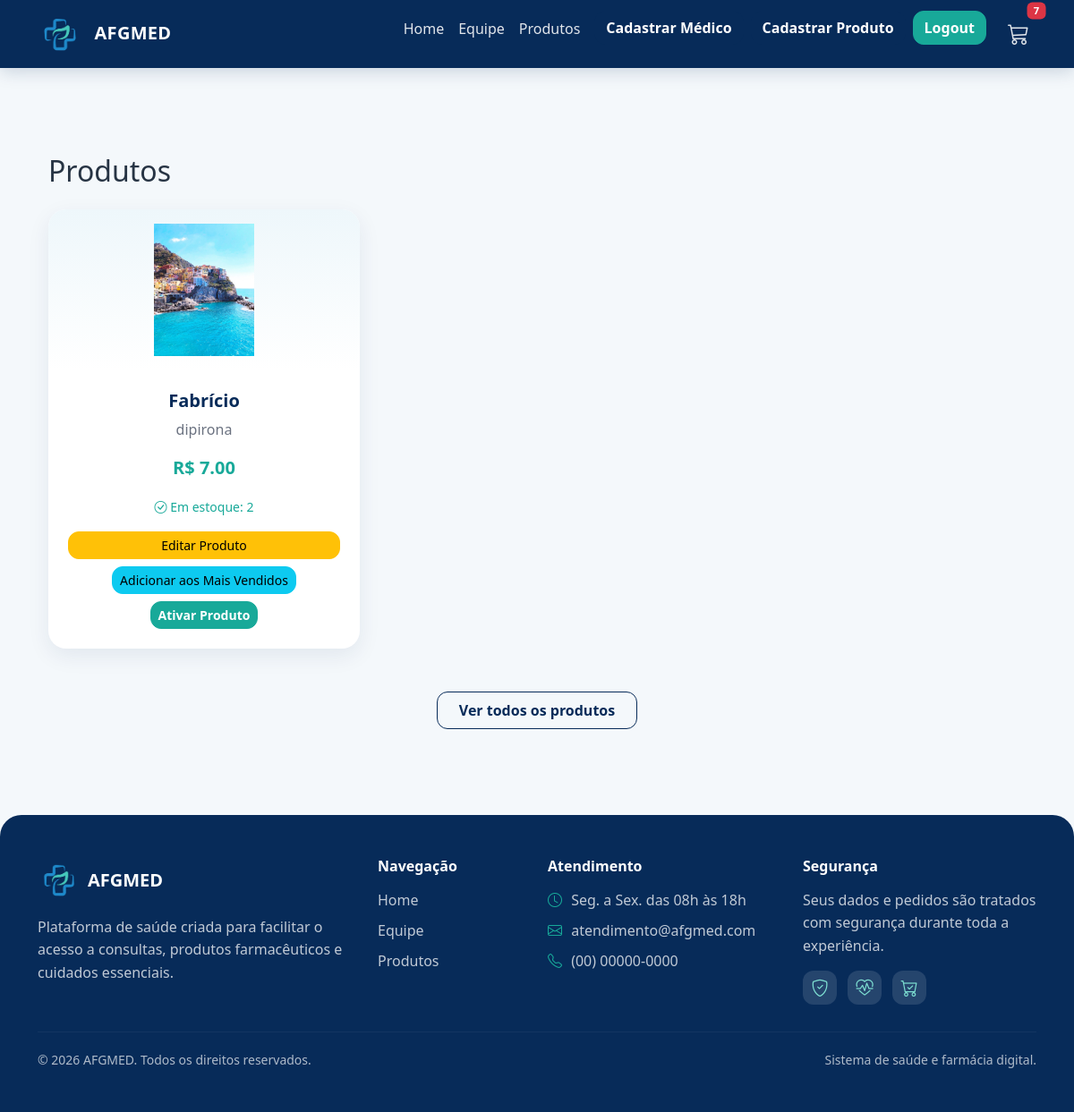
Before: /produtos (signed in) with the older database file.
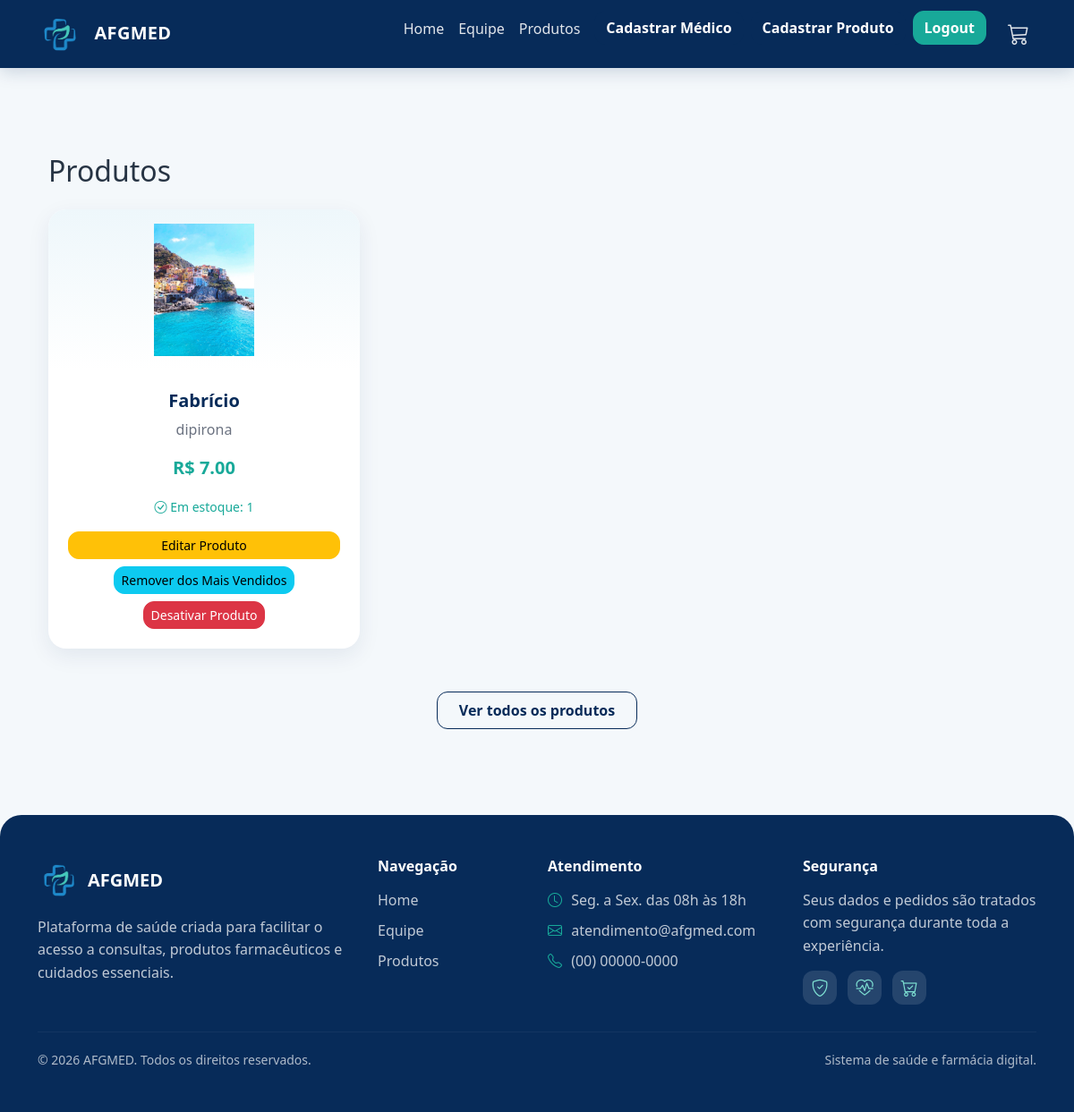
After: the same page with the newer database file.
### projetoafgmed/models.py (models this page shows)
class Produto(database.Model):
    id = database.Column(database.Integer, primary_key=True)
    nome = database.Column(database.String, nullable=False)
    descricao = database.Column(database.String)
    preco = database.Column(database.Float, nullable=False)
    estoque = database.Column(database.Integer, default=0)
    foto = database.Column(database.String, default="default.jpg")
    ativo = database.Column(database.Boolean, default=True, nullable=False)
    destaque_home = database.Column(database.Boolean, default=False, nullable=False)
    data_criacao = database.Column(database.DateTime, nullable=False, default=datetime.utcnow)

### projetoafgmed/routes.py (the view)
@app.route("/produtos")
@login_required
def produtos():
    return render_template("produtos.html", produtos=Produto.query.all())

### projetoafgmed/models.py (called while the page is built)
@login_manager.user_loader
def load_usuario(id_usuario):
    return Usuario.query.get(int(id_usuario))

### projetoafgmed/routes.py (called while the page is built, shortened)
@app.context_processor
def carrinho_global():
    if current_user.is_authenticated:
        carrinho = Carrinho.query.filter_by(
            id_usuario=current_user.id,
            status="ativo"
        ).first()
        itens = carrinho.itens if carrinho else []
        total = sum(item.quantidade * item.preco_unitario for item in itens)
        quantidade = sum(item.quantidade for item in itens)
        return {
            "carrinho": carrinho,
            "itens_carrinho": itens,
            "total_carrinho": total,
            "quantidade_carrinho": quantidade
        }

### projetoafgmed/templates/produtos.html (shortened to what this page needs)
{% extends "base.html" %}
{% block content %}
<div class="container py-5">
    <h2 class="mb-4">Produtos</h2>
    <div class="row row-cols-1 row-cols-md-3 g-4">
        {% for produto in produtos %}
        <div class="col">
            <div class="card h-100 text-center shadow-sm">
                <img src="{{ url_for('static', filename='fotos_produtos/' + produto.foto) }}"
                     class="card-img-top p-3"
                     style="height:180px; object-fit:contain;"
                     alt="{{ produto.nome }}">
                <div class="card-body d-flex flex-column">
                    <h5 class="card-title fw-bold">{{ produto.nome }}</h5>
                    <p class="card-text text-truncate text-muted">{{ produto.descricao }}</p>
                    <p class="fw-bold text-success fs-5">R$ {{ '%.2f' % produto.preco }}</p>
                    <p class="mb-3">
                        {% if produto.estoque > 0 %}
                        <small class="text-success"><i class="bi bi-check-circle"></i> Em estoque: {{ produto.estoque }}</small>
                        {% else %}
                        <small class="text-danger"><i class="bi bi-x-circle"></i> Produto indisponível</small>
                        {% endif %}
                    </p>
                    {% if current_user.is_admin %}
                    <div class="mt-auto d-grid gap-2">
                        <a href="{{ url_for('editar_produto', id_produto=produto.id) }}" class="btn btn-sm btn-warning">
                            Editar Produto
                        </a>
                        <form action="{{ url_for('alternar_destaque_produto', id_produto=produto.id) }}" method="post">
                            <button type="submit" class="btn btn-sm btn-info">
                                {% if produto.destaque_home %}Remover dos Mais Vendidos{% else %}Adicionar aos Mais Vendidos{% endif %}
                            </button>
                        </form>
                        {% if produto.ativo %}
                        <form action="{{ url_for('desativar_produto', id_produto=produto.id) }}" method="post">
                            <button type="submit" class="btn btn-sm btn-danger">Desativar Produto</button>
                        </form>
                        {% else %}
                        <form action="{{ url_for('ativar_produto', id_produto=produto.id) }}" method="post">
                            <button type="submit" class="btn btn-sm btn-success">Ativar Produto</button>
                        </form>
                        {% endif %}
                    </div>
                    {% endif %}
                </div>
            </div>
        </div>
        {% endfor %}
    </div>
    <div class="text-center mt-5">
        <a href="{{ url_for('produtos') }}" class="btn btn-outline-primary px-4 py-2 fw-bold">
            Ver todos os produtos
        </a>
    </div>
</div>
{% endblock %}

### projetoafgmed/templates/base.html (shortened to what this page needs)
<!DOCTYPE html>
<html lang="pt-br">
<head>
    <link href="https://cdn.jsdelivr.net/npm/bootstrap@5.3.8/dist/css/bootstrap.min.css" rel="stylesheet">
    <link rel="stylesheet" href="https://cdn.jsdelivr.net/npm/bootstrap-icons@1.11.3/font/bootstrap-icons.css">
    <link rel="stylesheet" href="{{ url_for('static', filename='css/style.css') }}">
</head>
<body>
<nav class="navbar navbar-expand-lg navbar-dark bg-dark">
    <div class="container">
        <a class="navbar-brand" href="{{ url_for('homepage') }}">
            <img src="{{ url_for('static', filename='imagens/logo.jpg') }}" alt="Logo" width="50" class="me-2">
            AFGMED
        </a>
        <div class="collapse navbar-collapse" id="navbarNav">
            <ul class="navbar-nav ms-auto">
                <li class="nav-item">
                    <a class="nav-link" href="{{ url_for('homepage') }}">Home</a>
                </li>
                <li class="nav-item">
                    <a class="nav-link" href="{{ url_for('medicos') }}">Equipe</a>
                </li>
                <li class="nav-item">
                    <a class="nav-link" href="{{ url_for('produtos') }}">Produtos</a>
                </li>
                {% if current_user.is_authenticated %}
                    {% if current_user.is_admin %}
                        <li class="nav-item ms-2">
                            <a class="btn btn-primary" href="{{ url_for('cadastro_medico') }}">Cadastrar Médico</a>
                        </li>
                        <li class="nav-item ms-2">
                            <a class="btn btn-primary" href="{{ url_for('cadastro_produto') }}">Cadastrar Produto</a>
                        </li>
                    {% endif %}
                    <li class="nav-item ms-2">
                        <a class="btn btn-success" href="{{ url_for('logout') }}">Logout</a>
                    </li>
                {% endif %}
                <li class="nav-item position-relative ms-3">
                    <a class="nav-link" href="#" data-bs-toggle="offcanvas" data-bs-target="#carrinhoLateral" aria-controls="carrinhoLateral">
                        <i class="bi bi-cart3" style="font-size: 1.5rem;"></i>
                        {% if carrinho %}
                            <span class="badge bg-danger position-absolute top-0 start-100 translate-middle">
                                {{ quantidade_carrinho }}
                            </span>
                        {% endif %}
                    </a>
                </li>
            </ul>
        </div>
    </div>
</nav>
<main class="container mt-5">
    {% block content %}{% endblock %}
</main>
<footer class="footer-afg mt-5">
    <div class="container py-5">
        <div class="row g-4">
            <div class="col-md-4">
                <div class="d-flex align-items-center mb-3">
                    <img src="{{ url_for('static', filename='imagens/logo.jpg') }}"
                         alt="Logo AFGMED"
                         width="48"
                         class="footer-logo me-2">
                    <h5 class="mb-0 fw-bold">AFGMED</h5>
                </div>
                <p class="footer-text">
                    Plataforma de saúde criada para facilitar o acesso a consultas,
                    produtos farmacêuticos e cuidados essenciais.
                </p>
            </div>
            <div class="col-md-2">
                <h6 class="footer-title">Navegação</h6>
                <ul class="footer-links">
                    <li><a href="{{ url_for('homepage') }}">Home</a></li>
                    <li><a href="{{ url_for('medicos') }}">Equipe</a></li>
                    <li><a href="{{ url_for('produtos') }}">Produtos</a></li>
                </ul>
            </div>
            <div class="col-md-3">
                <h6 class="footer-title">Atendimento</h6>
                <ul class="footer-links">
                    <li><i class="bi bi-clock"></i> Seg. a Sex. das 08h às 18h</li>
                    <li><i class="bi bi-envelope"></i> atendimento@afgmed.com</li>
                    <li><i class="bi bi-telephone"></i> (00) 00000-0000</li>
                </ul>
            </div>
            <div class="col-md-3">
                <h6 class="footer-title">Segurança</h6>
                <p class="footer-text">
                    Seus dados e pedidos são tratados com segurança durante toda a experiência.
                </p>
                <div class="footer-icons">
                    <i class="bi bi-shield-check"></i>
                    <i class="bi bi-heart-pulse"></i>
                    <i class="bi bi-cart-check"></i>
                </div>
            </div>
        </div>
        <hr class="footer-line">
        <div class="d-flex flex-column flex-md-row justify-content-between align-items-center gap-2">
            <small>© 2026 AFGMED. Todos os direitos reservados.</small>
            <small>Sistema de saúde e farmácia digital.</small>
        </div>
    </div>
</footer>
</body>
</html>

### projetoafgmed/static/css/style.css (style rules this page uses)
body { background: #f4f8fb; color: #273444; font-family: 'Segoe UI', Tahoma, Geneva, Verdana, sans-serif; }
.navbar { background: #072B59 !important; box-shadow: 0 4px 18px rgba(7, 43, 89, 0.18); }
.navbar-brand { font-weight: 700; letter-spacing: .3px; }
.navbar-brand img { border-radius: 10px; object-fit: cover; }
.navbar .nav-link { color: rgba(255, 255, 255, .88) !important; font-weight: 500; }
.btn { border-radius: 12px; transition: .2s ease; }
.btn-primary { background-color: #072B59; border-color: #072B59; font-weight: 700; }
.btn-success { background-color: #18A999; border-color: #18A999; font-weight: 700; }
.btn-outline-primary { color: #072B59; border-color: #072B59; border-radius: 12px; font-weight: 700; }
.card { border: none; border-radius: 20px; overflow: hidden; transition: .25s ease; box-shadow: 0 8px 24px rgba(7,43,89,.08) !important; }
.card-body { padding: 22px; }
.card-title { color: #072B59; }
.card-img-top { background: linear-gradient(180deg, #eef7fb, #ffffff); }
.text-muted { color: #6b7280 !important; }
.text-success { color: #18A999 !important; }
.footer-afg { background: #072B59; color: #ffffff; border-radius: 24px 24px 0 0; }
.footer-logo { border-radius: 10px; object-fit: cover; }
.footer-text { color: rgba(255, 255, 255, 0.75); line-height: 1.6; margin-bottom: 0; }
.footer-title { font-weight: 700; margin-bottom: 15px; color: #ffffff; }
.footer-links { list-style: none; padding: 0; margin: 0; }
.footer-links li { margin-bottom: 10px; color: rgba(255, 255, 255, 0.75); }
.footer-links a { color: rgba(255, 255, 255, 0.75); text-decoration: none; transition: .2s ease; }
.footer-links i { color: #18A999; margin-right: 6px; }
.footer-icons { display: flex; gap: 12px; margin-top: 15px; }
.footer-icons i { width: 38px; height: 38px; background: rgba(255, 255, 255, 0.12); color: #7ee0d2; border-radius: 12px; display: grid; place-items: center; font-size: 1.2rem; }
.footer-line { border-color: rgba(255, 255, 255, 0.18); margin: 30px 0 20px; }
.footer-afg small { color: rgba(255, 255, 255, 0.68); }

Changed rows visible on the page:
changed Produto "Fabrício": estoque "2" → "1"; destaque_home "Adicionar aos Mais Vendidos" → "Remover dos Mais Vendidos"; ativo "Ativar Produto" → "Desativar Produto"
Other visible differences:
{{ quantidade_carrinho }}: "7" → (not shown)
